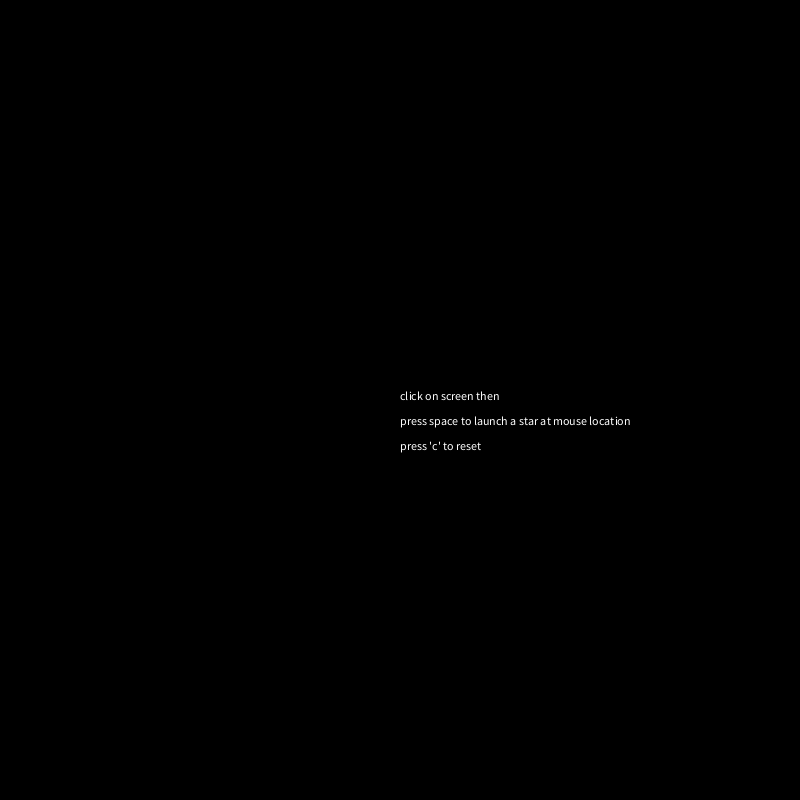
Frame 1 (no input)
Frame 60 (the mouse pressed at the canvas centre just before this capture): identical to frame 1, image omitted
Frame 120 (the mouse held since frame 60 and released just before this capture): identical to frame 1, image omitted

The Processing sketch that drew this single still picture (run headless with seeded random() and noise(); from frame 60 on, the mouse is pressed at the canvas centre):

// Processing sketch: starburst
// ── starburst.pde
/*   run the code
*  click on "browser window -->" to activate the window
*  press any key except 'c' to draw starburst at mouse location
*  press 'c' to clear screen
*/

void setup() {
  size (800, 800);
  background(0);
  instructions();
}

void draw () {
}

void instructions () {
  text("click on screen then", width/2, height/2);
  text("press space to launch a star at mouse location", width/2, height/2 + 25);
  text("press 'c' to reset", width/2, height/2 + 50);
}

void lineAtAngle (float x, float y, float lineLength, float angle) {
  float x1, y1;
  x1 = x + cos(radians(angle))*lineLength;
  y1 = y + sin(radians(angle))*lineLength;
  line (x,y,x1,y1);
  ellipse(x1, y1, 5, 5);
}

void starBurst (float x, float y, float size, int numberOfSpokes) {
  float angle = 360/numberOfSpokes;
  for (float i=0; i<360; i=i+angle) {
    lineAtAngle(x, y, random (size/2, size), i);
  }
}

void keyPressed () {
  stroke(random(150,250),random(150,250),random(150,250));
  starBurst(mouseX,mouseY,100,20);
  if (key == 'c')
  {
    background(0);
    instructions();
  }
}
